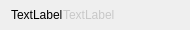
<?xml version="1.0" encoding="UTF-8"?>
<ui version="4.0">
 <class>QListItem</class>
 <widget class="QBaseWidget" name="QListItem">
  <property name="geometry">
   <rect>
    <x>0</x>
    <y>0</y>
    <width>190</width>
    <height>30</height>
   </rect>
  </property>
  <property name="windowTitle">
   <string>QListItem</string>
  </property>
  <property name="styleSheet">
   <string notr="true">QListItem{
	background:transparent;
}
QLabel{
	font: 75 10pt &quot;微软雅黑&quot;;
}
QLabel#lblOther{
	color: rgb(200, 200, 200);
}
QToolButton#btnCancel{
	border-image: url(:/images/deleteuser);
}</string>
  </property>
  <layout class="QHBoxLayout" name="horizontalLayout">
   <property name="spacing">
    <number>0</number>
   </property>
   <property name="topMargin">
    <number>0</number>
   </property>
   <property name="rightMargin">
    <number>9</number>
   </property>
   <property name="bottomMargin">
    <number>0</number>
   </property>
   <item>
    <widget class="QLabel" name="lblUser">
     <property name="sizePolicy">
      <sizepolicy hsizetype="Fixed" vsizetype="Preferred">
       <horstretch>0</horstretch>
       <verstretch>0</verstretch>
      </sizepolicy>
     </property>
     <property name="minimumSize">
      <size>
       <width>50</width>
       <height>0</height>
      </size>
     </property>
     <property name="text">
      <string>TextLabel</string>
     </property>
    </widget>
   </item>
   <item>
    <widget class="QLabel" name="lblOther">
     <property name="text">
      <string>TextLabel</string>
     </property>
    </widget>
   </item>
   <item>
    <spacer name="horizontalSpacer">
     <property name="orientation">
      <enum>Qt::Horizontal</enum>
     </property>
     <property name="sizeHint" stdset="0">
      <size>
       <width>40</width>
       <height>20</height>
      </size>
     </property>
    </spacer>
   </item>
   <item>
    <widget class="QToolButton" name="btnCancel">
     <property name="text">
      <string/>
     </property>
     <property name="autoRaise">
      <bool>true</bool>
     </property>
    </widget>
   </item>
  </layout>
 </widget>
 <layoutdefault spacing="6" margin="11"/>
 <customwidgets>
  <customwidget>
   <class>QBaseWidget</class>
   <extends>QWidget</extends>
   <header>qbasewidget.h</header>
   <container>1</container>
  </customwidget>
 </customwidgets>
 <resources>
  <include location="../microlib.qrc"/>
 </resources>
 <connections/>
</ui>
